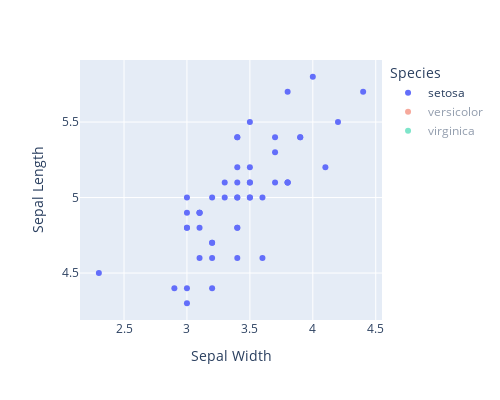

The code cell stored with this chart in its notebook:
### Markdown cell above
#### Labels - sources of information

- The `labels` argument specifies the display names for variables (expects `dict`)
- The `hover_data` argument specifies what *additional* data to display when hovering (expects `list`)

### Code cell
px.scatter(df, x = "sepal_width", y = "sepal_length", color = "species", **params,
          labels = {"sepal_width" : "Sepal Width",
                    "sepal_length" : "Sepal Length",
                    "species" : "Species"})

### Figure 1 — Plotly figure (JSON) as saved in the notebook; plotly's stock layout.template omitted (floating-point values rounded to 4 significant figures)
{"data": [{"hovertemplate": "Species=setosa<br>Sepal Width=%{x}<br>Sepal Length=%{y}<extra></extra>", "legendgroup": "setosa", "marker": {"color": "#636efa", "symbol": "circle"}, "mode": "markers", "name": "setosa", "orientation": "v", "showlegend": true, "type": "scatter", "visible": true, "x": [3.5, 3, 3.2, 3.1, 3.6, 3.9, 3.4, 3.4, 2.9, 3.1, 3.7, 3.4, 3, 3, 4, 4.4, 3.9, 3.5, 3.8, 3.8, 3.4, 3.7, 3.6, 3.3, 3.4, 3, 3.4, 3.5, 3.4, 3.2, 3.1, 3.4, 4.1, 4.2, 3.1, 3.2, 3.5, 3.1, 3, 3.4, 3.5, 2.3, 3.2, 3.5, 3.8, 3, 3.8, 3.2, 3.7, 3.3], "xaxis": "x", "y": [5.1, 4.9, 4.7, 4.6, 5, 5.4, 4.6, 5, 4.4, 4.9, 5.4, 4.8, 4.8, 4.3, 5.8, 5.7, 5.4, 5.1, 5.7, 5.1, 5.4, 5.1, 4.6, 5.1, 4.8, 5, 5, 5.2, 5.2, 4.7, 4.8, 5.4, 5.2, 5.5, 4.9, 5, 5.5, 4.9, 4.4, 5.1, 5, 4.5, 4.4, 5, 5.1, 4.8, 5.1, 4.6, 5.3, 5], "yaxis": "y"}, {"hovertemplate": "Species=versicolor<br>Sepal Width=%{x}<br>Sepal Length=%{y}<extra></extra>", "legendgroup": "versicolor", "marker": {"color": "#EF553B", "symbol": "circle"}, "mode": "markers", "name": "versicolor", "orientation": "v", "showlegend": true, "type": "scatter", "visible": "legendonly", "x": [3.2, 3.2, 3.1, 2.3, 2.8, 2.8, 3.3, 2.4, 2.9, 2.7, 2, 3, 2.2, 2.9, 2.9, 3.1, 3, 2.7, 2.2, 2.5, 3.2, 2.8, 2.5, 2.8, 2.9, 3, 2.8, 3, 2.9, 2.6, 2.4, 2.4, 2.7, 2.7, 3, 3.4, 3.1, 2.3, 3, 2.5, 2.6, 3, 2.6, 2.3, 2.7, 3, 2.9, 2.9, 2.5, 2.8], "xaxis": "x", "y": [7, 6.4, 6.9, 5.5, 6.5, 5.7, 6.3, 4.9, 6.6, 5.2, 5, 5.9, 6, 6.1, 5.6, 6.7, 5.6, 5.8, 6.2, 5.6, 5.9, 6.1, 6.3, 6.1, 6.4, 6.6, 6.8, 6.7, 6, 5.7, 5.5, 5.5, 5.8, 6, 5.4, 6, 6.7, 6.3, 5.6, 5.5, 5.5, 6.1, 5.8, 5, 5.6, 5.7, 5.7, 6.2, 5.1, 5.7], "yaxis": "y"}, {"hovertemplate": "Species=virginica<br>Sepal Width=%{x}<br>Sepal Length=%{y}<extra></extra>", "legendgroup": "virginica", "marker": {"color": "#00cc96", "symbol": "circle"}, "mode": "markers", "name": "virginica", "orientation": "v", "showlegend": true, "type": "scatter", "visible": "legendonly", "x": [3.3, 2.7, 3, 2.9, 3, 3, 2.5, 2.9, 2.5, 3.6, 3.2, 2.7, 3, 2.5, 2.8, 3.2, 3, 3.8, 2.6, 2.2, 3.2, 2.8, 2.8, 2.7, 3.3, 3.2, 2.8, 3, 2.8, 3, 2.8, 3.8, 2.8, 2.8, 2.6, 3, 3.4, 3.1, 3, 3.1, 3.1, 3.1, 2.7, 3.2, 3.3, 3, 2.5, 3, 3.4, 3], "xaxis": "x", "y": [6.3, 5.8, 7.1, 6.3, 6.5, 7.6, 4.9, 7.3, 6.7, 7.2, 6.5, 6.4, 6.8, 5.7, 5.8, 6.4, 6.5, 7.7, 7.7, 6, 6.9, 5.6, 7.7, 6.3, 6.7, 7.2, 6.2, 6.1, 6.4, 7.2, 7.4, 7.9, 6.4, 6.3, 6.1, 7.7, 6.3, 6.4, 6, 6.9, 6.7, 6.9, 5.8, 6.8, 6.7, 6.7, 6.3, 6.5, 6.2, 5.9], "yaxis": "y"}], "layout": {"height": 400, "legend": {"title": {"text": "Species"}, "tracegroupgap": 0}, "margin": {"t": 60}, "width": 500, "xaxis": {"anchor": "y", "autorange": true, "domain": [0, 1], "range": [2.15, 4.55], "title": {"text": "Sepal Width"}, "type": "linear"}, "yaxis": {"anchor": "x", "autorange": true, "domain": [0, 1], "range": [4.189, 5.911], "title": {"text": "Sepal Length"}, "type": "linear"}}}
